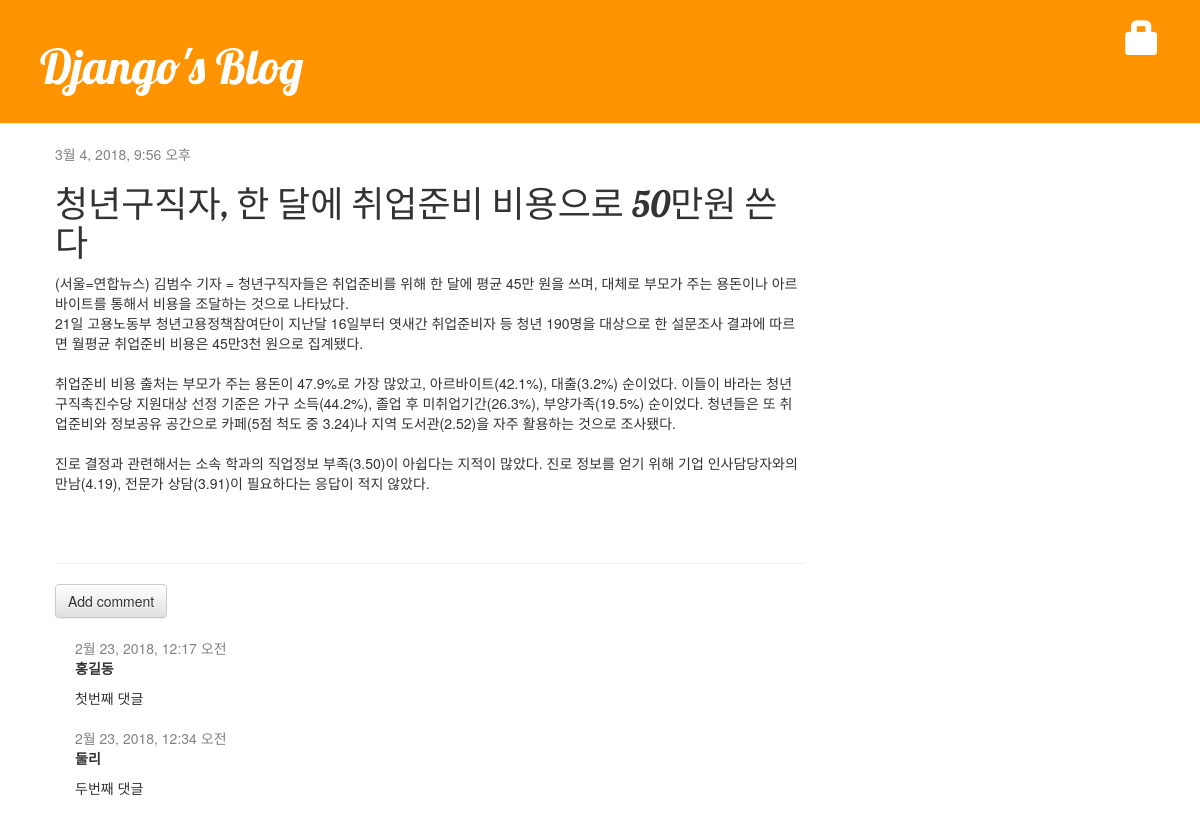
The app's page /post/4/ with its own data.
### blog/models.py (models this page shows, shortened)
class Post(models.Model):
    author = models.ForeignKey('auth.User')
    title = models.CharField(max_length=200)
    text = models.TextField()
    created_date = models.DateTimeField(default=timezone.now)
    published_date = models.DateTimeField(blank=True, null=True)

class Comment(models.Model):
    post = models.ForeignKey('blog.Post', related_name='comments')
    author = models.CharField(max_length=200)
    text = models.TextField()
    created_date = models.DateTimeField(default=timezone.now)
    approved_comment = models.BooleanField(default=False)

### blog/views.py (the view)
# urls.py: url(r'^post/(?P<pk>\d+)/$', views.post_detail, name='post_detail'),
def post_detail(request, pk):
    post = get_object_or_404(Post, pk=pk)
    return render(request, 'blog/post_detail.html', {'post': post})

### blog/templates/blog/post_detail.html (shortened to what this page needs)
{% extends 'blog/base.html' %}
{% block content %}
    <div class="post">
        {% if post.published_date %}
            <div class="date">
                {{ post.published_date }}
            </div>
        {% endif %}
        <h1>{{ post.title }}</h1>
        <p>{{ post.text|linebreaksbr }}</p>
    </div>
    <hr>
    <a class="btn btn-default" href="{% url 'add_comment_to_post' pk=post.pk %}">Add comment</a>
    {% for comment in post.comments.all %}
        <div class="comment">
            <div class="date">{{ comment.created_date }}</div>
            <strong>{{ comment.author }}</strong>
            <p>{{ comment.text|linebreaks }}</p>
        </div>
    {% empty %}
        <p>No comments here yet :(</p>
    {% endfor %}
{% endblock %}

### blog/static/css/blog.css (style rules this page uses)
h1, h2, h3, h4 { font-family: 'Lobster', cursive; }
.date { color: #828282; }
.post { margin-bottom: 70px; }
.comment { margin: 20px 0px 20px 20px; }

### records on screen
Post: published_date "3월 4, 2018, 9:56 오후", title "청년구직자, 한 달에 취업준비 비용으로 50만원 쓴다", text "(서울=연합뉴스) 김범수 기자 = 청년구직자들은 취업준비를 위해 한 달에 평균 45만 원을 쓰며, 대체로 부모가 주는 용돈이나 아르바이트를 통해서 비용을 조달하는 것으로 나타났다. 21일 고용노동부 청년고용정책참여단이 지난달 16일부터 엿새간 취업준비자 등 청년 190명을 대상으로 한 설문조사 결과에 따르면 월평균 취업준비 비용은 45만3천 원으로 집계됐다. 취업준비 비용 출처는 부모가 주는 용돈이 47.9%로 가장 많았고, 아르바이트(42.1%), 대출(3.2%) 순이었다. 이들이 바라는 청년 구직촉진수당 지원대상 선정 기준은 가구 소득(44.2%), 졸업 후 미취업기간(26.3%), 부양가족(19.5%) 순이었다. 청년들은 또 취업준비와 정보공유 공간으로 카페(5점 척도 중 3.24)나 지역 도서관(2.52)을 자주 활용하는 것으로 조사됐다. 진로 결정과 관련해서는 소속 학과의 직업정보 부족(3.50)이 아쉽다는 지적이 많았다. 진로 정보를 얻기 위해 기업 인사담당자와의 만남(4.19), 전문가 상담(3.91)이 필요하다는 응답이 적지 않았다."
Comment: created_date "2월 23, 2018, 12:17 오전", author "홍길동", text "첫번째 댓글"
Comment: created_date "2월 23, 2018, 12:34 오전", author "둘리", text "두번째 댓글"
